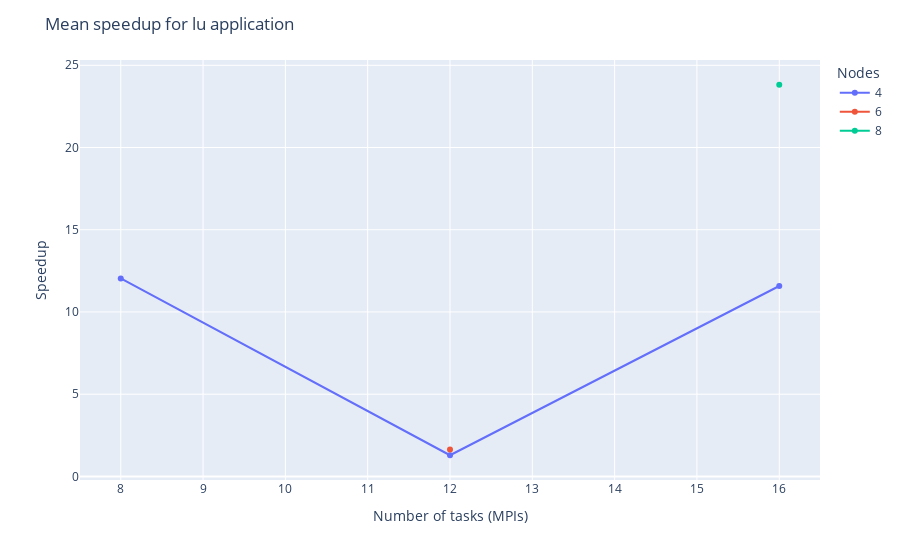

This figure's notebook cell:
### Markdown cell above
## Speedup vs ntasks (MPIs)

### Code cell
fig = px.line(x=lu['ntasks'], y=lu['empirical speedup'],
                markers=True,
                color=lu['nodes'])

# change the title
fig.update_layout(title='Mean speedup for lu application',
                    legend_title_text='Nodes',
                    xaxis_title='Number of tasks (MPIs)',
                    yaxis_title='Speedup')

fig.show()

### Figure 1 — Plotly figure (JSON) as saved in the notebook; plotly's stock layout.template omitted (floating-point values rounded to 4 significant figures)
{"data": [{"hovertemplate": "color=4<br>x=%{x}<br>y=%{y}<extra></extra>", "legendgroup": "4", "line": {"color": "#636efa", "dash": "solid"}, "marker": {"symbol": "circle"}, "mode": "lines+markers", "name": "4", "orientation": "v", "showlegend": true, "type": "scatter", "x": [8, 12, 16], "xaxis": "x", "y": [12.04, 1.287, 11.58], "yaxis": "y"}, {"hovertemplate": "color=6<br>x=%{x}<br>y=%{y}<extra></extra>", "legendgroup": "6", "line": {"color": "#EF553B", "dash": "solid"}, "marker": {"symbol": "circle"}, "mode": "lines+markers", "name": "6", "orientation": "v", "showlegend": true, "type": "scatter", "x": [12], "xaxis": "x", "y": [1.641], "yaxis": "y"}, {"hovertemplate": "color=8<br>x=%{x}<br>y=%{y}<extra></extra>", "legendgroup": "8", "line": {"color": "#00cc96", "dash": "solid"}, "marker": {"symbol": "circle"}, "mode": "lines+markers", "name": "8", "orientation": "v", "showlegend": true, "type": "scatter", "x": [16], "xaxis": "x", "y": [23.82], "yaxis": "y"}], "layout": {"legend": {"title": {"text": "Nodes"}, "tracegroupgap": 0}, "margin": {"t": 60}, "title": {"text": "Mean speedup for lu application"}, "xaxis": {"anchor": "y", "domain": [0, 1], "title": {"text": "Number of tasks (MPIs)"}}, "yaxis": {"anchor": "x", "domain": [0, 1], "title": {"text": "Speedup"}}}}
